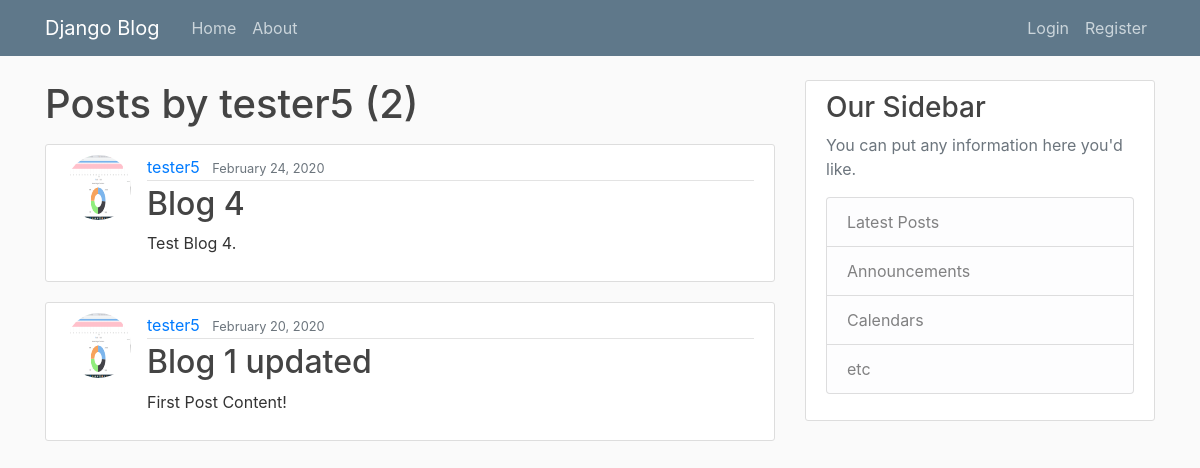
The page /user/tester5 on the database as committed earlier.
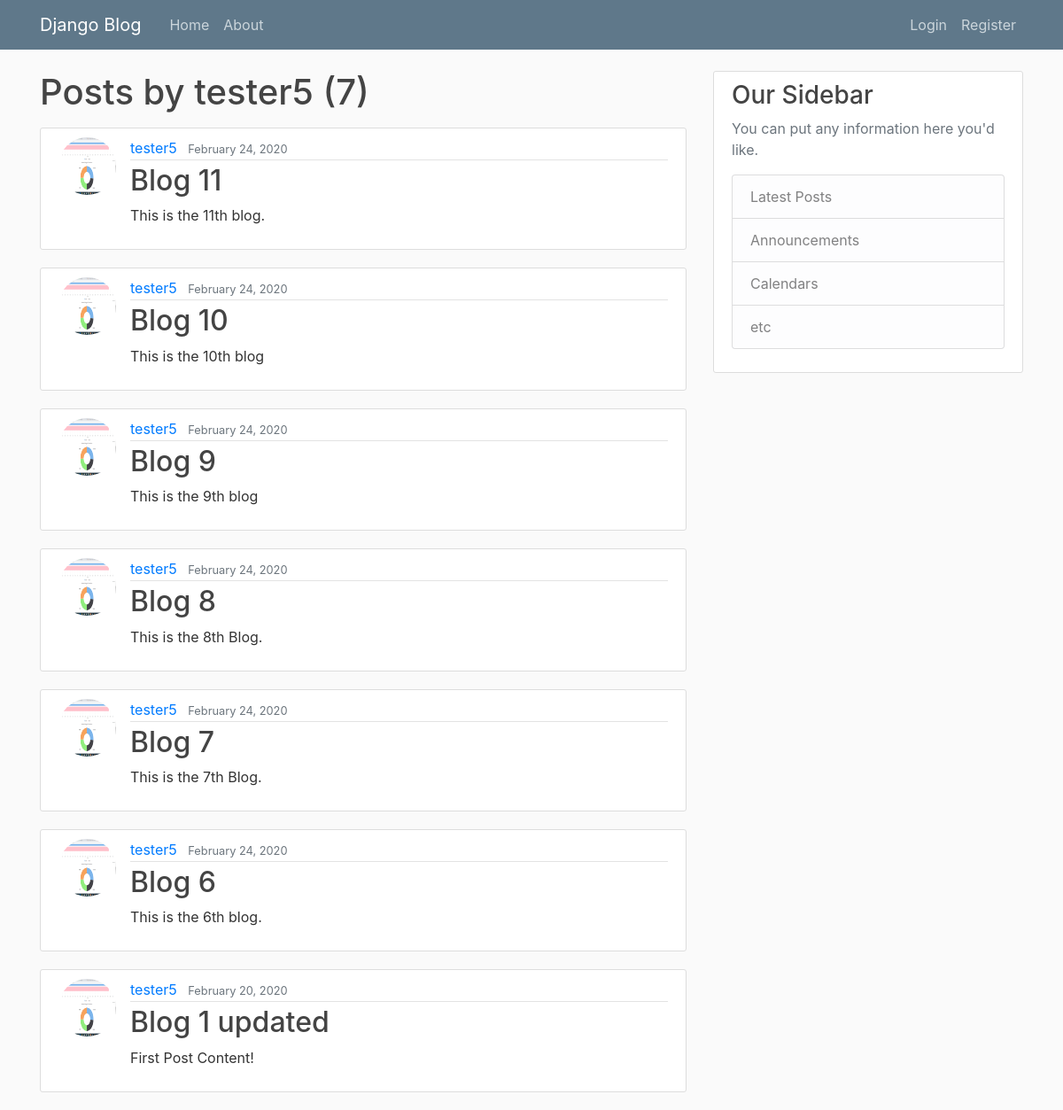
The same page on the database as committed later.
### blog/models.py (models this page shows, shortened)
class Post(models.Model):
    title = models.CharField(max_length=100)
    content = models.TextField()
    date_posted = models.DateTimeField(default=timezone.now)  # auto_now=True
    author = models.ForeignKey(User, on_delete=models.CASCADE)

### users/models.py (models this page shows, shortened)
class Profile(models.Model):
    user = models.OneToOneField(User, on_delete=models.CASCADE)
    image = models.ImageField(default='default.jpg', upload_to='profile_pics')

### blog/views.py (the view)
# urls.py: path('user/<str:username>', UserPostListView.as_view(), name='user-posts'),
class UserPostListView(ListView):
    model = Post
    template_name = 'blog/user_posts.html'  # <app>/<model>_<viewtype>.html
    context_object_name = 'posts'
    paginate_by = 7
    def get_queryset(self):
        user = get_object_or_404(User, username=self.kwargs.get('username'))
        return Post.objects.filter(author=user).order_by('-date_posted')

### blog/templates/blog/user_posts.html (shortened to what this page needs)
{% extends "blog/base.html" %}
{% block content %}
    <h1 class="mb-3">Posts by {{ view.kwargs.username }} ({{ page_obj.paginator.count }})</h1>
   {% for post in posts %}
       <article class="media content-section">
       <img class="rounded-circle article-img" src="{{ post.author.profile.image.url }}">
  <div class="media-body">
    <div class="article-metadata">
      <a class="mr-2" href="{% url 'user-posts' post.author.username%}">{{ post.author }}</a>
      <small class="text-muted">{{ post.date_posted|date:"F d, Y" }}</small>
    </div>
    <h2><a class="article-title" href="{% url 'post-detail' post.id %}">{{ post.title }}</a></h2>
    <p class="article-content">{{ post.content }}</p>
  </div>
</article>
    {% endfor %}
{% endblock content %}

### blog/templates/blog/base.html (shortened to what this page needs)
{% load static %}
<!DOCTYPE html>
<html>
<head>
    <link rel="stylesheet" href="https://maxcdn.bootstrapcdn.com/bootstrap/4.0.0/css/bootstrap.min.css">
    <link rel="stylesheet" type="text/css" href="{% static 'untitled/main.css' %}">
</head>
<body>
<header class="site-header">
  <nav class="navbar navbar-expand-md navbar-dark bg-steel fixed-top">
    <div class="container">
      <a class="navbar-brand mr-4" href="{% url 'blog-home' %}">Django Blog</a>
      <div class="collapse navbar-collapse" id="navbarToggle">
        <div class="navbar-nav mr-auto">
          <a class="nav-item nav-link" href="{% url 'blog-home' %}">Home</a>
          <a class="nav-item nav-link" href="{% url 'blog-about' %}">About</a>
        </div>
        <div class="navbar-nav">
            {% if user.is_authenticated %}
          <a class="nav-item nav-link" href="{% url 'post-create' %}">New Post</a>
                 <a class="nav-item nav-link" href="{% url 'profile' %}">Profile</a>
                <a class="nav-item nav-link" href="{% url 'logout' %}">Logout</a>
            {% else %}
          <a class="nav-item nav-link" href="{% url 'login' %}">Login</a>
          <a class="nav-item nav-link" href="{% url 'register' %}">Register</a>
            {% endif %}
        </div>
      </div>
    </div>
  </nav>
</header>
<main role="main" class="container">
  <div class="row">
    <div class="col-md-8">
      {% block content %}{% endblock %}
    </div>
    <div class="col-md-4">
      <div class="content-section">
        <h3>Our Sidebar</h3>
        <p class='text-muted'>You can put any information here you'd like.
          <ul class="list-group">
            <li class="list-group-item list-group-item-light">Latest Posts</li>
            <li class="list-group-item list-group-item-light">Announcements</li>
            <li class="list-group-item list-group-item-light">Calendars</li>
            <li class="list-group-item list-group-item-light">etc</li>
          </ul>
        </p>
      </div>
    </div>
  </div>
</main>
</body>
</html>

### blog/static/untitled/main.css (style rules this page uses)
body { background: #fafafa; color: #333333; margin-top: 5rem; }
h1, h2, h3, h4, h5, h6 { color: #444444; }
ul { margin: 0; }
.bg-steel { background-color: #5f788a; }
.site-header .navbar-nav .nav-link { color: #cbd5db; }
.content-section { background: #ffffff; padding: 10px 20px; border: 1px solid #dddddd; border-radius: 3px; margin-bottom: 20px; }
.article-title { color: #444444; }
.article-content { white-space: pre-line; }
.article-img { height: 65px; width: 65px; margin-right: 16px; }
.article-metadata { padding-bottom: 1px; margin-bottom: 4px; border-bottom: 1px solid #e3e3e3 }

Rows that differ between the two databases and show on the page:
removed Post: author.profile.image (picture), author "tester5", date_posted "February 24, 2020", title "Blog 4", content "Test Blog 4."
added Post: author.profile.image (picture), author "tester5", date_posted "February 24, 2020", title "Blog 11", content "This is the 11th blog."
added Post: author.profile.image (picture), author "tester5", date_posted "February 24, 2020", title "Blog 10", content "This is the 10th blog"
added Post: author.profile.image (picture), author "tester5", date_posted "February 24, 2020", title "Blog 9", content "This is the 9th blog"
added Post: author.profile.image (picture), author "tester5", date_posted "February 24, 2020", title "Blog 8", content "This is the 8th Blog."
added Post: author.profile.image (picture), author "tester5", date_posted "February 24, 2020", title "Blog 7", content "This is the 7th Blog."
added Post: author.profile.image (picture), author "tester5", date_posted "February 24, 2020", title "Blog 6", content "This is the 6th blog."
Other text that changed with them:
{{ page_obj.paginator.count }}: "2" → "7"
